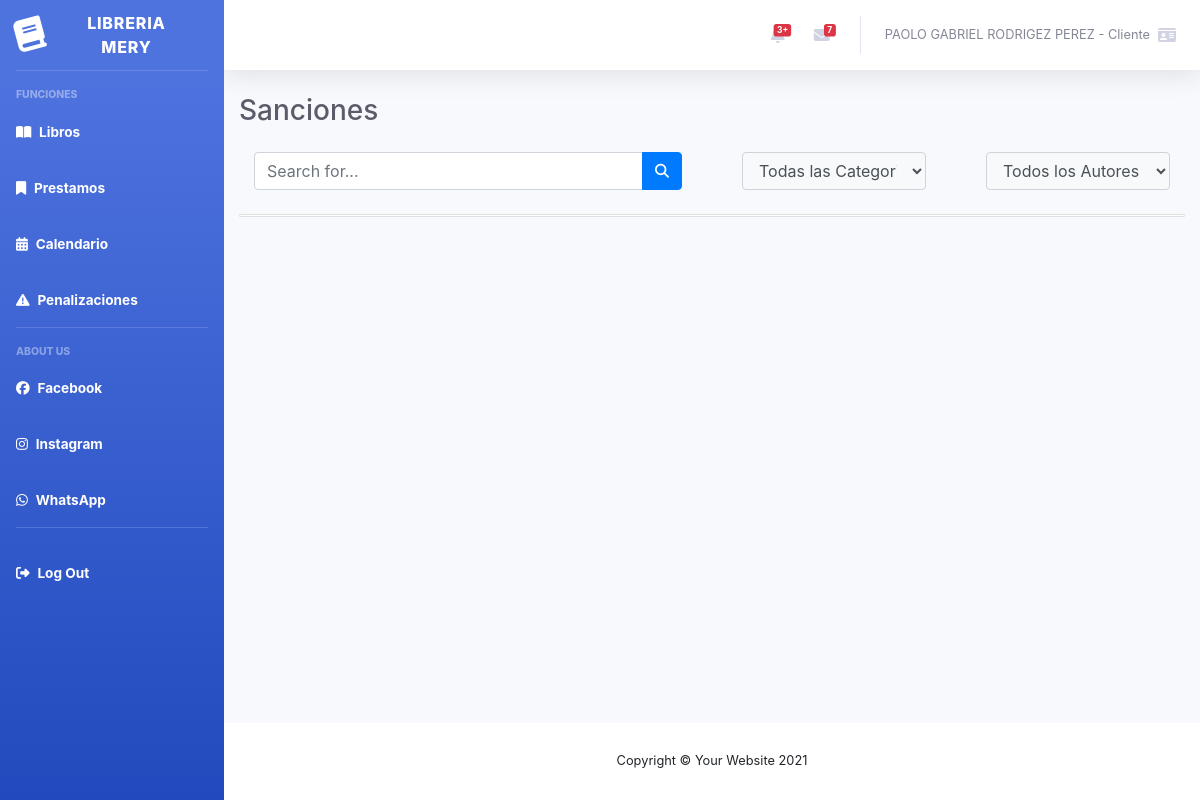
/VistaClientePenalizaciones.php (signed in), run on the app's committed database.
### tables this page shows
CREATE TABLE tb_persona (
	id_per			integer			NOT NULL,
    nom_ape			varchar(64)		NOT NULL,
    edad			integer			NOT NULL,
    correo			varchar(64)		NOT NULL,
    direccion		varchar(64)		NULL,
    telefono		varchar(16)		NOT NULL,
    PRIMARY KEY(id_per)
);

CREATE TABLE tb_tipoUsuario (
	id_tipo			integer			NOT NULL,
	rango			varchar(32)		NOT NULL,
	descripcion		varchar(64)		NOT NULL,
	PRIMARY KEY(id_tipo)
);

### controlador/Control_ClienteMain.php (called while the page is built, shortened)
<?php
require_once "dao/DAO_Usuario.php";
    class Control_ClienteMain
    {
        public function getUserDataC($user_id)
        {
            $dao = new DAO_Usuario();
            $data = $dao->getUserData($user_id);
            $listaDataUsuarios = [];
            foreach ($data as $datausuario) {
                $listaDataUsuarios[] = $datausuario;
            }
            return $listaDataUsuarios;
        }
    }
?>

### dao/DAO_Usuario.php (called while the page is built, shortened)
<?php
require_once "util/conexion.php";
class DAO_Usuario
{
    public function getUserData($user_id) {
        $cn = new conexion();
        $sql = "select tp.nom_ape, tt.rango from tb_persona tp inner join tb_usuario tu on tu.id_per =tp.id_per inner join tb_tipousuario tt on tu.id_tipo =tt.id_tipo where tp.id_per = $user_id";
        $res = mysqli_query($cn->conecta(), $sql);
        if (mysqli_num_rows($res) > 0) {
            $usuario = mysqli_fetch_assoc($res);
            return $usuario;
        } else {
            return null;
        }
    }
}
?>

### util/conexion.php (called while the page is built, shortened)
<?php
class conexion
{
    private $cn = null;
    function conecta()
    {
        if ($this->cn == null) {
            $this->cn = mysqli_connect("localhost", "root", "", "bdprestamos");
        }
        return $this->cn;
    }
}

### VistaClientePenalizaciones.php (the view, shortened to what this page needs)
<?php
include "controlador/Control_ClienteMain.php";
if(isset($_SESSION['user_id'])) {
    $user_id = $_SESSION['user_id'];
    $control = new Control_ClienteMain();
    $userdata = $control->getUserDataC($user_id);
} else {
    header("Location: Index.php");
    exit();
}
?>
<!DOCTYPE html>
<html lang="en">
<head>
    <link href="vendor/fontawesome-free/css/all.min.css" rel="stylesheet" type="text/css">
    <link href="css/sb-admin-2.min.css" rel="stylesheet">
    <link rel="stylesheet" href="https://use.fontawesome.com/releases/v6.5.2/css/all.css">
    <link rel="stylesheet" href="https://cdn.jsdelivr.net/npm/bootstrap@4.0.0/dist/css/bootstrap.min.css">
</head>
<body id="page-top">
    <div id="wrapper">
        <ul class="navbar-nav bg-gradient-primary sidebar sidebar-dark accordion" id="accordionSidebar">
            <a class="sidebar-brand d-flex align-items-center justify-content-center" href="VistaClienteMain.php">
                <div class="sidebar-brand-icon rotate-n-15">
                    <i class="fa-solid fa-book"></i>
                </div>
                <div class="sidebar-brand-text mx-3">Libreria Mery </div>
            </a>
            <hr class="sidebar-divider">
            <div class="sidebar-heading">
                Funciones
            </div>
            <li class="nav-item active">
                <a class="nav-link" href="VistaClienteMain.php">
                    <i class="fa-solid fa-book-open"></i>
                    <span>Libros</span></a>
            </li>
            <li class="nav-item active">
                <a class="nav-link" href="VistaClientePrestamos.php">
                    <i class="fa-solid fa-bookmark"></i>
                    <span>Prestamos</span></a>
            </li>
            <li class="nav-item active">
                <a class="nav-link" href="index.html">
                    <i class="fa-solid fa-calendar-alt"></i>
                    <span>Calendario</span></a>
            </li>
            <li class="nav-item active">
                <a class="nav-link" href="VistaClientePenalizaciones.php">
                    <i class="fa-solid fa-triangle-exclamation"></i>
                    <span>Penalizaciones</span></a>
            </li>
            <hr class="sidebar-divider">
            <div class="sidebar-heading">
                About us
            </div>
            <li class="nav-item active">
                <a class="nav-link" href="index.html">
                    <i class="fa-brands fa-facebook"></i>
                    <span>Facebook</span></a>
            </li>
            <li class="nav-item active">
                <a class="nav-link" href="index.html">
                    <i class="fa-brands fa-instagram"></i>
                    <span>Instagram</span></a>
            </li>
            <li class="nav-item active">
                <a class="nav-link" href="index.html">
                    <i class="fa-brands fa-whatsapp"></i>
                    <span>WhatsApp</span></a>
            </li>
            <hr class="sidebar-divider">
            <li class="nav-item active">
                <a class="nav-link" href="controlador/Control_Logout.php">
                    <i class="fa-solid fa-right-from-bracket"></i>
                    <span>Log Out</span></a>
            </li>
        </ul>
        <div id="content-wrapper" class="d-flex flex-column">
            <div id="content">
                <nav class="navbar navbar-expand navbar-light bg-white topbar mb-4 static-top shadow">
                    <ul class="navbar-nav ml-auto">
                        <li class="nav-item dropdown no-arrow mx-1">
                            <a class="nav-link dropdown-toggle" href="#" id="alertsDropdown" role="button"
                                data-toggle="dropdown" aria-haspopup="true" aria-expanded="false">
                                <span class="badge badge-danger badge-counter">3+</span>
                            </a>
                        </li>
                        <li class="nav-item dropdown no-arrow mx-1">
                            <a class="nav-link dropdown-toggle" href="#" id="messagesDropdown" role="button"
                                data-toggle="dropdown" aria-haspopup="true" aria-expanded="false">
                                <i class="fas fa-envelope fa-fw"></i>
                                <span class="badge badge-danger badge-counter">7</span>
                            </a>
                        </li>
                        <li class="nav-item dropdown no-arrow">
                            <a class="nav-link dropdown-toggle" href="#" id="userDropdown" role="button"
                                data-toggle="dropdown" aria-haspopup="true" aria-expanded="false">
                                <span class="mr-2 d-none d-lg-inline text-gray-600 small"><?=$userdata[0]?> - <?=$userdata[1]?></span>
                                <i class="fa-solid fa-id-card"></i>
                            </a>
                        </li>
                    </ul>
                </nav>
                <div class="container-fluid">
                    <div class="d-sm-flex align-items-center justify-content-between mb-4">
                        <h1 class="h3 mb-0 text-gray-800">Sanciones</h1>
                    </div>
                    <div class="row">
                        <div class="col-xl-6 col-lg-5 mb-4">
                            <div class="input-group col-xl-12">
                                <input type="text" class="form-control bg-white border-1 small" placeholder="Search for..."
                                    aria-label="Search" aria-describedby="basic-addon2" id="Search" name ="Search">
                                <div class="input-group-append">
                                    <button class="btn btn-primary" type="button">
                                        <i class="fas fa-search fa-sm"></i>
                                    </button>
                                </div>
                            </div>
                        </div>
                        <div class="col-xl-3 col-lg-5">
                            <div class="input-group col-xl-12 mb-4">
                                <select class="form-control bg-light border-1 small" id="Categorias" name="Categorias">
                                    <option value="">Todas las Categorias</option>
                                </select>
                            </div>
                        </div>
                        <div class="col-xl-3 col-lg-5">
                            <div class="input-group col-xl-12 mb-4">
                                <select class="form-control bg-light border-1 small" id="Autores">
                                    <option value="">Todos los Autores</option>
                                </select>
                            </div>
                        </div>
                        <div class="col-xl-12 col-lg-7">
                            <div class="card mb-4">
                                <div class="col-xl-12 col-lg-7" id="Libros">
                                </div>
                            </div>
                        </div>
                    </div>
                </div>
            </div>
            <footer class="sticky-footer bg-white">
                <div class="container my-auto">
                    <div class="copyright text-center my-auto">
                        <span>Copyright &copy; Your Website 2021</span>
                    </div>
                </div>
            </footer>
        </div>
    </div>
</body>
</html>

### data on the page
tb_persona: nom_ape "PAOLO GABRIEL RODRIGEZ PEREZ", tb_tipousuario.rango "Cliente"
